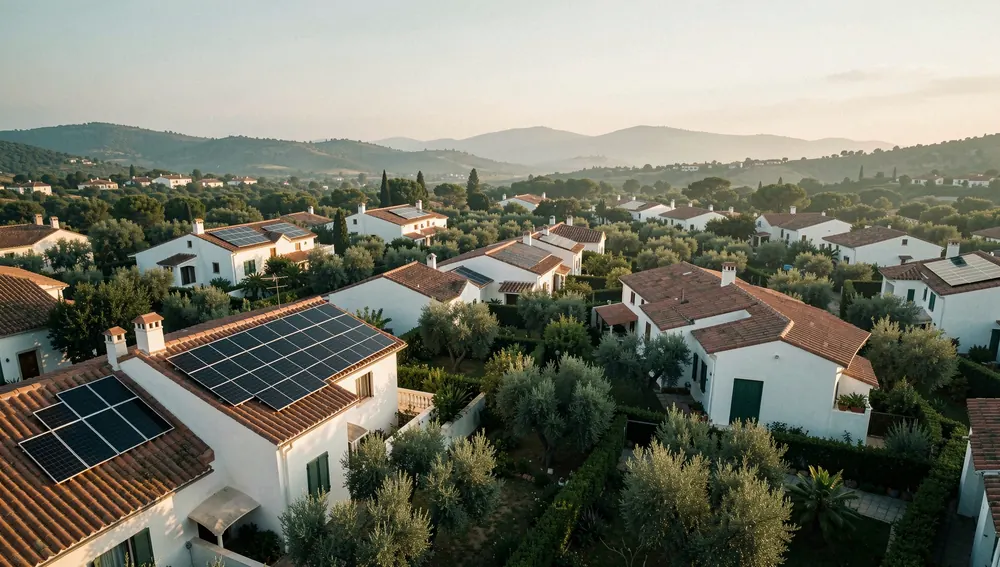
#> input picture assets/img/barrio-atardecer-1000.webp, 1000 x 567 px
$ python preparar-hero.py ../assets/img/barrio-atardecer-1000.webp ../assets/img/barrio-atardecer.webp ../assets/img/barrio-atardecer.webp
#> lines starting #> are read from the running program, lines starting #| are printed output that depends on the picture; after the words box and inside, x2 and y2 are one past the last pixel; in counts of white or black regions, pixels touching at a corner belong together
"""Prepara las imágenes del hero: recorte de la casa (sin cielo), suelo y cielo sin casa.

Método: cada columna se recorre de arriba hacia abajo siguiendo el color del cielo,
que cambia poco a poco. Donde el color salta de golpe durante varias filas seguidas
empieza la casa (o los árboles del horizonte). Así funciona con degradados y con el
halo del sol, y las estrellas sueltas no cortan el cielo.

Uso: python3 herramientas/preparar-hero.py foto.png assets/img/hero dia   (o noche)
Requiere Python 3 con numpy y Pillow.
"""
import sys
import numpy as np
from PIL import Image, ImageFilter

foto, salida, prefijo = sys.argv[1], sys.argv[2], sys.argv[3]
UMBRAL = 26.0      # salto de color que marca el borde
FILAS = 4          # filas seguidas que debe durar el salto
LIMITE = 0.86      # más abajo de esto todo es casa o jardín

im = Image.open(foto).convert('RGB')
#> im is the input picture: PIL image 1000x567 RGB; mean R, G, B 118.6, 119.8, 106.6
W, H = im.size
#> W = 1000; H = 567
a = np.asarray(im).astype(np.float32)

seguimiento = a[0].copy()
#> seguimiento = 1000 rows, first 8: [163, 184, 179], [163, 184, 179], [163, 184, 179], [163, 184, 179], [164, 185, 182], [164, 185, 182], [164, 185, 182], [164, 185, 182]
techo = np.full(W, int(H * LIMITE))
#> techo = 1000 values from 487 to 487
listo = np.zeros(W, bool)
racha = np.zeros(W, int)
#> racha = 1000 values from 0 to 0
color_borde = np.zeros((W, 3), np.float32)
for y in range(1, int(H * LIMITE)):
    d = np.sqrt(((a[y] - seguimiento) ** 2).sum(axis=1))
    salto = d > UMBRAL
    racha = np.where(salto & ~listo, racha + 1, 0)
    nuevos = (racha >= FILAS) & ~listo
    techo[nuevos] = y - FILAS + 1
    color_borde[nuevos] = seguimiento[nuevos]
    listo |= nuevos
    sigue = ~salto & ~listo
    seguimiento[sigue] = seguimiento[sigue] * 0.85 + a[y][sigue] * 0.15
#> after the loop, color_borde = 1000 rows, first 8: [164.7, 175.8, 168.5], [164.1, 175, 167.7], [166.9, 176.2, 168.6], [166.9, 176.2, 169], [167.8, 176.4, 170.6], [167, 176.8, 170.9], [167, 176.8, 170.9], [167, 176.8, 170.9]; seguimiento has the same summary as color_borde; techo = 1000 values, max 150 at index 890, min 121 at index 96, mean 134.6
color_borde[~listo] = seguimiento[~listo]
# Suaviza el color de relleno entre columnas para que el cielo sin casa no tenga rayas.
ventana = max(3, W // 8)
#> ventana = 125
nucleo = np.ones(ventana) / ventana
#> nucleo = 125 values from 0.008 to 0.008
color_borde = np.stack([np.convolve(np.pad(color_borde[:, c], ventana, mode='edge'), nucleo, mode='same')[ventana:-ventana] for c in range(3)], axis=1)
#> color_borde = 1000 rows, first 8: [168.3, 177.7, 171.2], [168.5, 177.8, 171.3], [168.6, 177.9, 171.4], [168.7, 177.9, 171.5], [168.9, 178, 171.6], [169, 178.1, 171.7], [169.1, 178.2, 171.7], [169.3, 178.3, 171.8]

# Quita picos de una sola columna (ruido) sin redondear esquinas.
pad = np.pad(techo, 1, mode='edge')
#> pad = 1002 values, max 150 at index 891, min 121 at index 97, mean 134.6
techo = np.median(np.stack([pad[:-2], pad[1:-1], pad[2:]]), axis=0).astype(int)
#> techo = 1000 values, max 150 at index 890, min 122 at index 87, mean 134.6

filas = np.arange(H)[:, None]
#> filas = 567 values from 0 to 566
masc = (filas >= techo[None, :]).astype(np.float32)
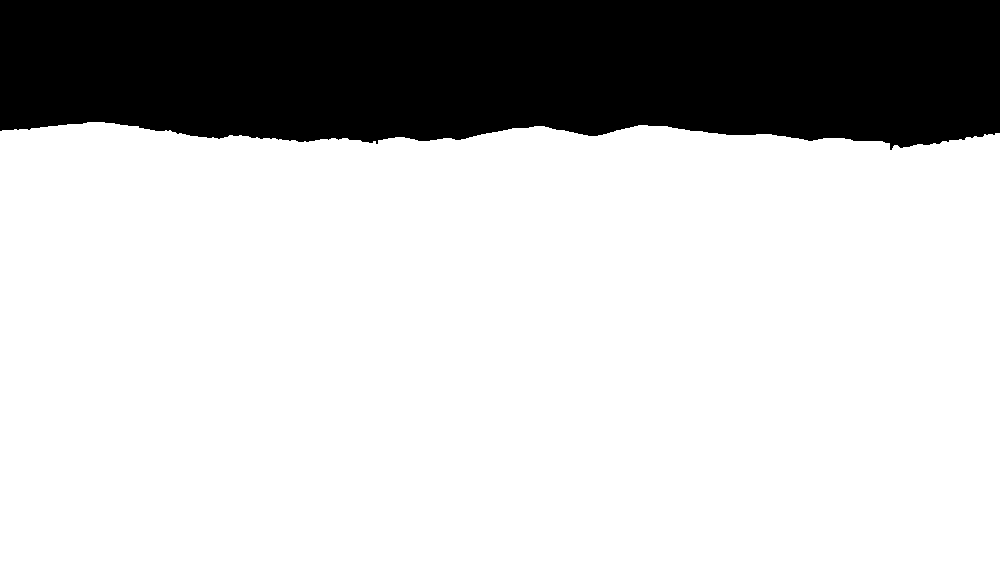
#> masc: shape (567, 1000) float32; values 0 (black) and 1 (white), 76.3% white; 1 black region, box (x1, y1, x2, y2) and area: (0, 0, 1000, 150) 134554
alfa = Image.fromarray((masc * 255).astype(np.uint8)).copy()
alfa = alfa.filter(ImageFilter.MinFilter(3)).filter(ImageFilter.GaussianBlur(0.9))
recorte = im.copy()
recorte.putalpha(alfa)
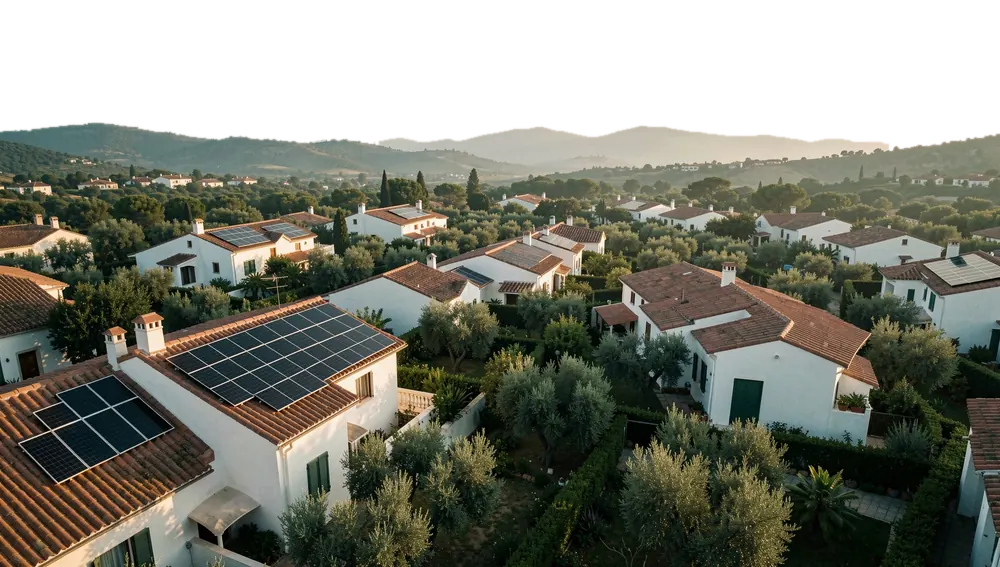
#> recorte: PIL image 1000x567 RGBA; mean R, G, B, A 118.6, 119.8, 106.6, 193.9; transparent parts drawn white

# Cielo sin casa: arriba del techo, el cielo original; abajo, el color del borde.
cielo = a.copy()
debajo = filas >= techo[None, :]
cielo = np.where(debajo[:, :, None], color_borde[None, :, :], cielo)
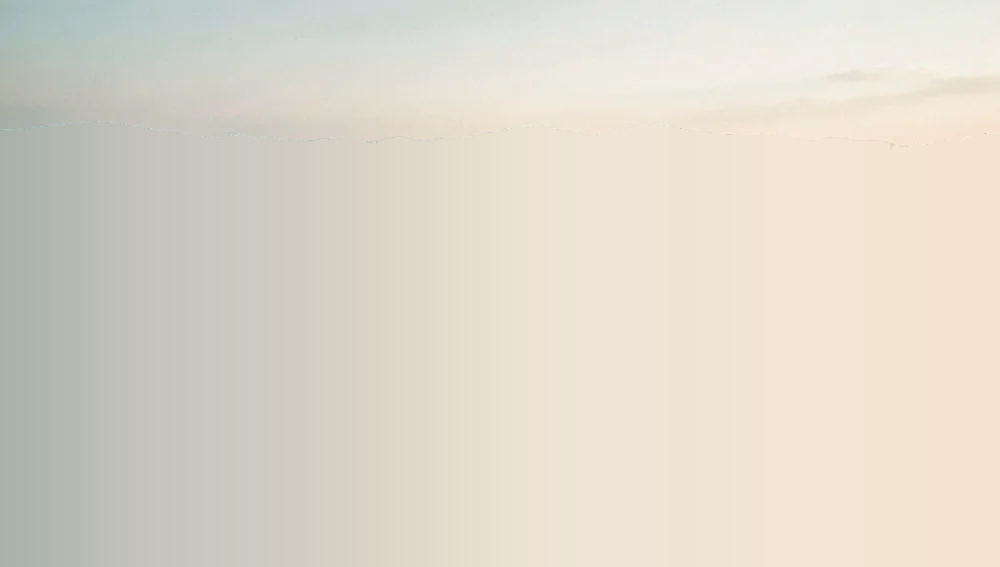
#> cielo: shape (567, 1000, 3) float64; mean R, G, B 222.6, 216.5, 204.2
cielo_img = Image.fromarray(np.clip(cielo, 0, 255).astype(np.uint8)).filter(ImageFilter.GaussianBlur(10))

for ancho, sufijo in [(2400, ''), (1280, '-1280')]:
    alto = round(H * ancho / W)
    im.resize((ancho, alto), Image.LANCZOS).save(f'{salida}/{prefijo}-suelo{sufijo}.webp', quality=82, method=6)
    recorte.resize((ancho, alto), Image.LANCZOS).save(f'{salida}/{prefijo}-casa{sufijo}.webp', quality=86, method=6)
for ancho, sufijo in [(1600, ''), (800, '-800')]:
    alto = round(H * ancho / W)
    cielo_img.resize((ancho, alto), Image.LANCZOS).save(f'{salida}/{prefijo}-cielo{sufijo}.webp', quality=80, method=6)

ctrl = Image.new('RGBA', (W, H), (255, 0, 255, 255))
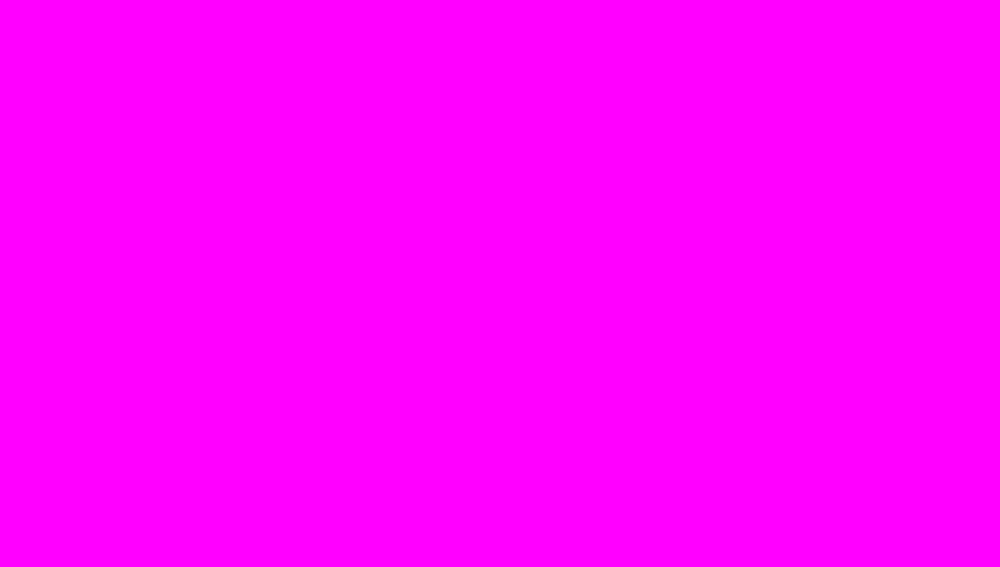
#> ctrl: PIL image 1000x567 RGBA; mean R, G, B, A 255, 0, 255, 255
ctrl.alpha_composite(recorte.convert('RGBA'))
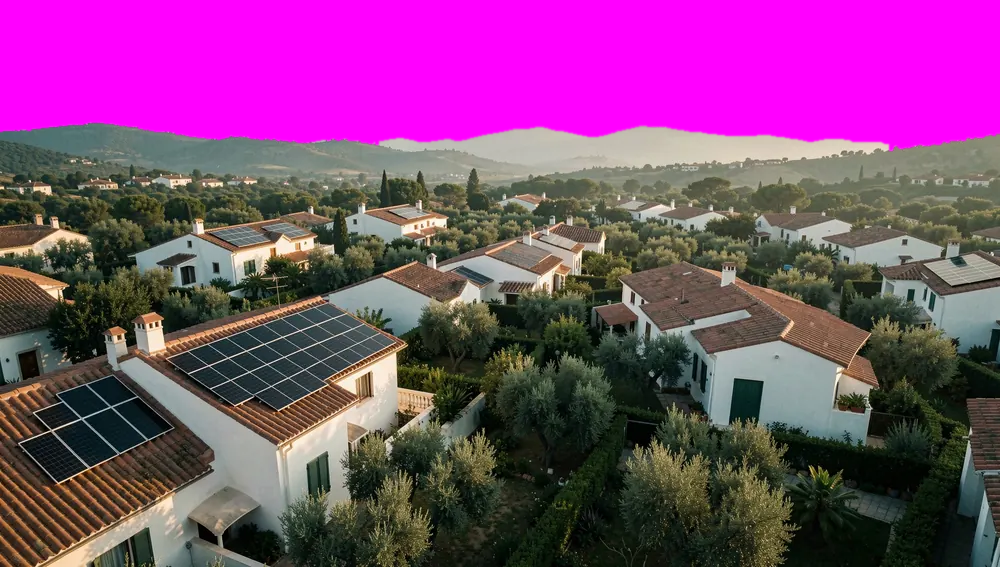
#> ctrl: PIL image 1000x567 RGBA; mean R, G, B, A 126.8, 67.1, 117.1, 255
ctrl.convert('RGB').resize((960, round(960 * H / W))).save(f'{salida}/control-{prefijo}.jpg', quality=85)
print(prefijo, 'techo entre', round(techo.min() / H, 3), 'y', round(techo.max() / H, 3), 'columnas sin borde:', int((~listo).sum()))
#| ../assets/img/barrio-atardecer.webp techo entre 0.215 y 0.265 columnas sin borde: 0
